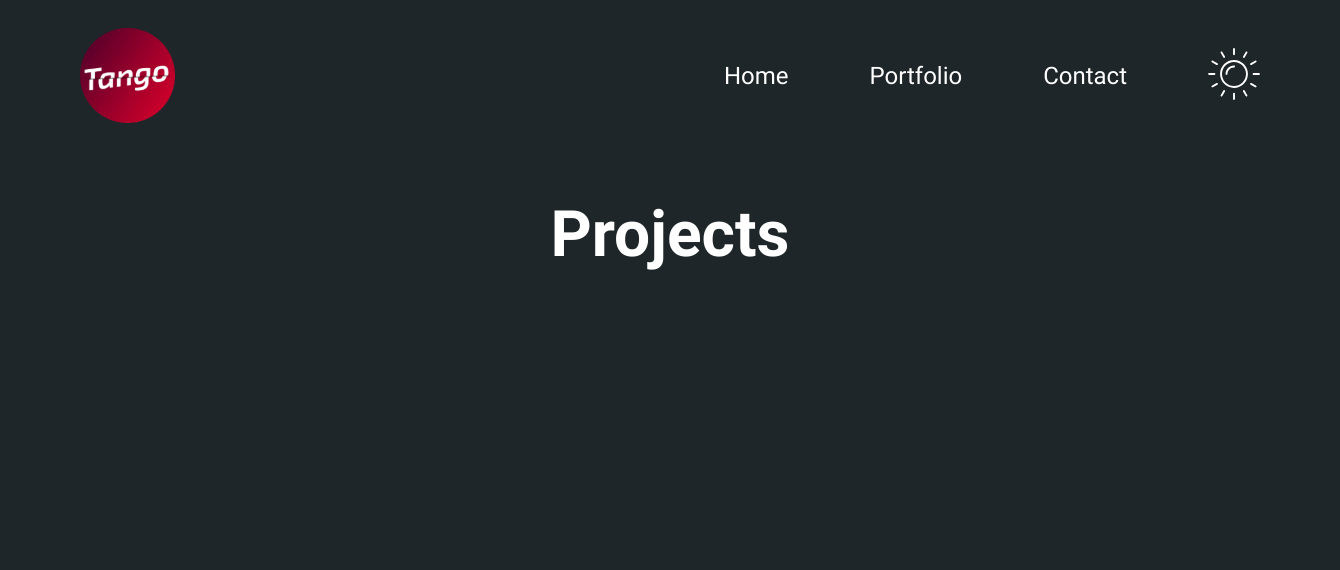
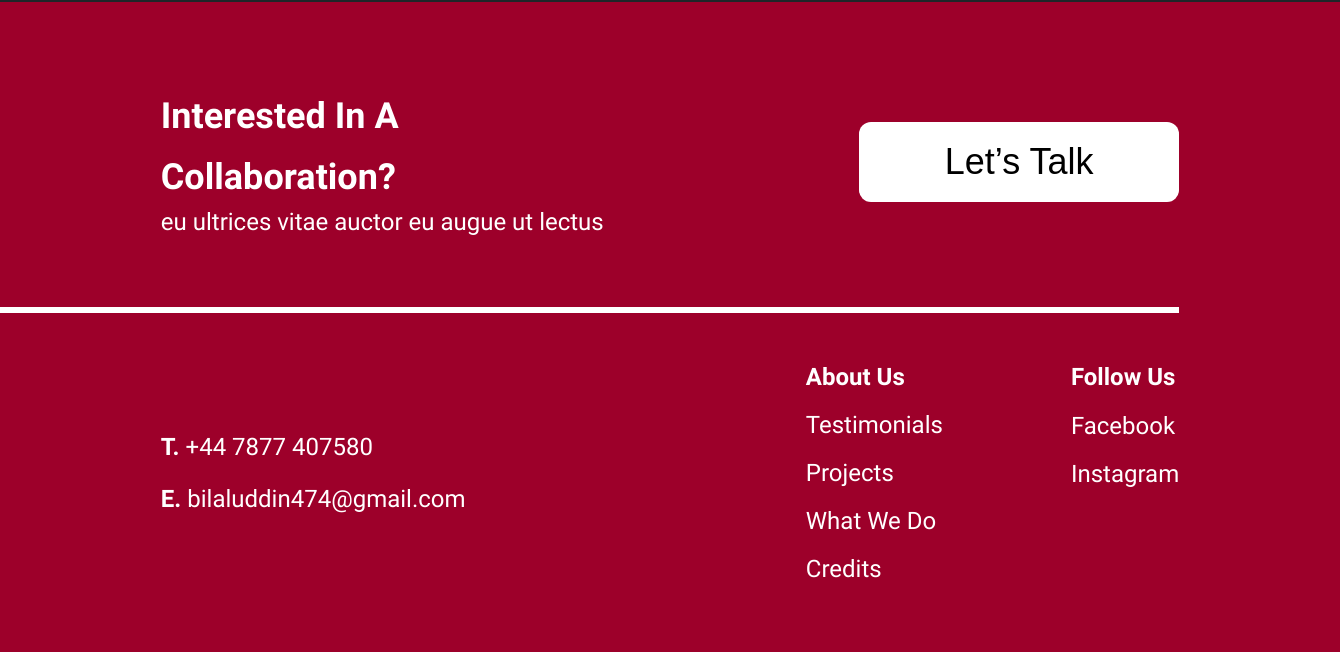
The app's page /project/, older data (2 pictures, top to bottom).
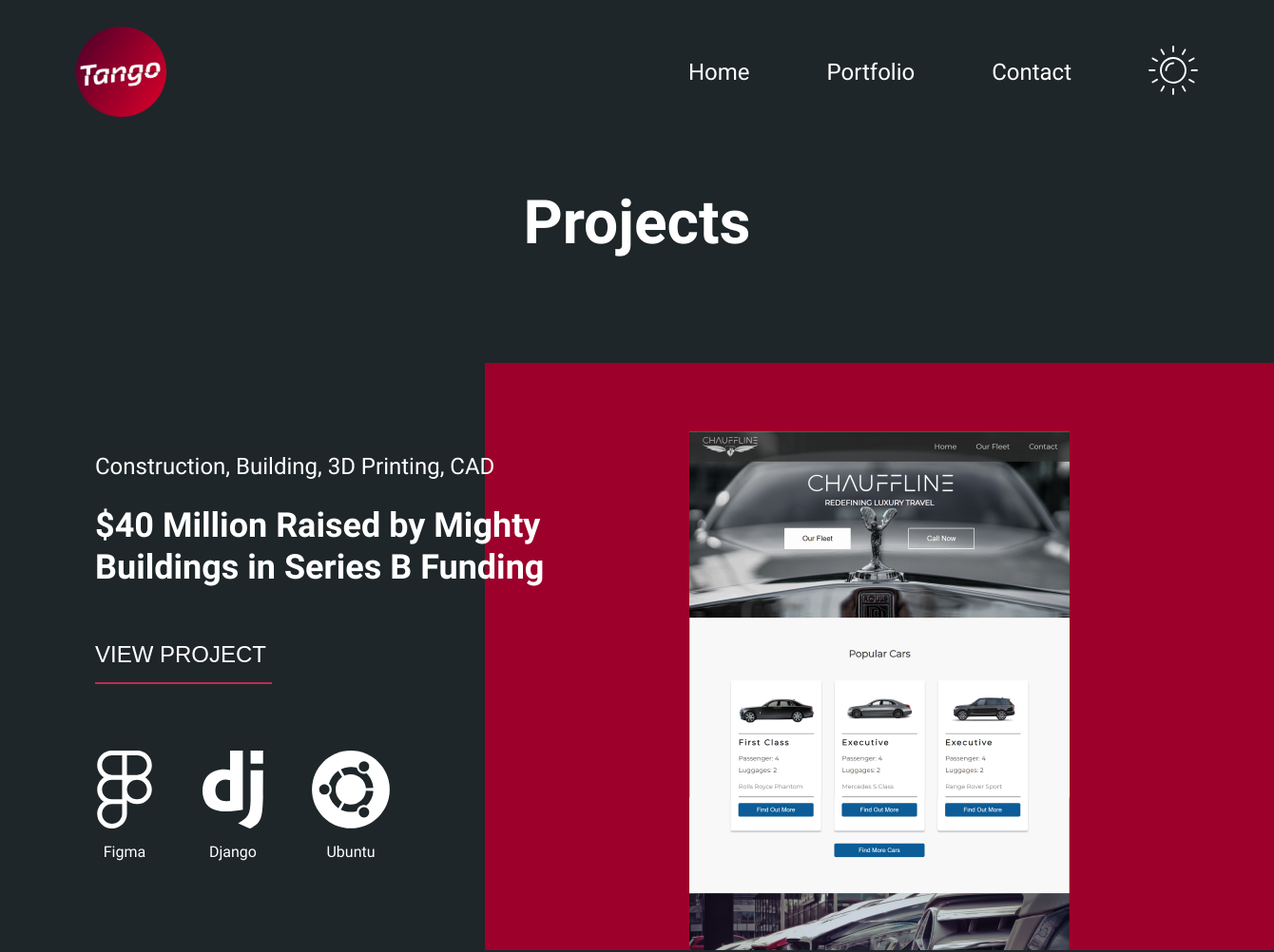
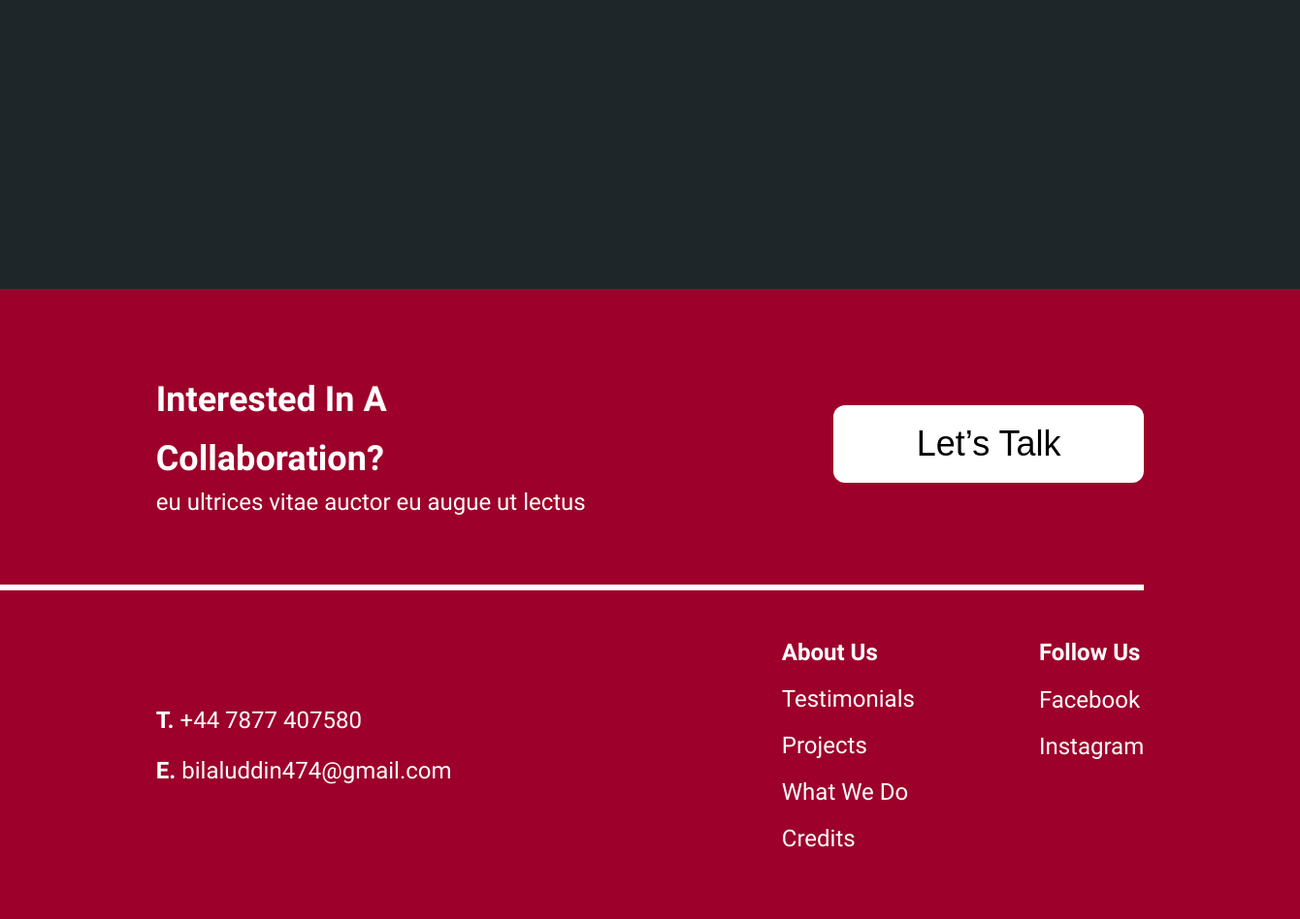
The same page, newer data (2 pictures, top to bottom).
### project/models.py (models this page shows, shortened)
class Project(models.Model):
    name = models.CharField(max_length=200)
    description = models.CharField(max_length=500)
    link = models.URLField()
    software1 = models.FileField(upload_to="software", blank=True, null=True)
    software2 = models.FileField(upload_to="software", blank=True, null=True)
    software3 = models.FileField(upload_to="software", blank=True, null=True)
    s1_name = models.CharField(max_length=300, blank=True, null=True)
    s2_name = models.CharField(max_length=300, blank=True, null=True)
    s3_name = models.CharField(max_length=300, blank=True, null=True)
    image = models.ImageField(upload_to="project_image")

### project/views.py (the view)
# urls.py: path("project/", include("project.urls")),
def project(request):
    projects = Project.objects.all()
    context = {
        "projects": projects
    }
    return render(request, "project/project.html", context)

### templates/project/project.html (shortened to what this page needs)
{% extends 'base.html' %}
{% load static %}
  {% block head %}
  <link rel="stylesheet" href="{% static 'project/project.css' %}">
  {% endblock %}
  {% block content %}
  <div class="container">
    <div class="s1">
      <h2 class="s1-title">Projects</h2>
      {% for project in projects %}
      <div class="project">
        <div class="p-left">
          <p class="project-type">{{ project.name }}</p>
          <h3 class="project-text">{{ project.description }}</h3>
          <a href="{{ project.link }}" target="__blank"><button class="project-btn">VIEW PROJECT</button></a>
          <div class="project-tools">
            <div class="pt">
              <img src="{{ project.software1.url }}" alt="Tool" class="pt-img">
              <p class="pt-name">{{ project.s1_name }}</p>
            </div>
            <div class="pt">
              <img src="{{ project.software2.url }}" alt="Tool" class="pt-img">
              <p class="pt-name">{{ project.s2_name }}</p>
            </div>
            <div class="pt">
              <img src="{{ project.software3.url }}" alt="Tool" class="pt-img">
              <p class="pt-name">{{ project.s3_name }}</p>
            </div>
          </div>
        </div>
        <img src="{{ project.image.url }}" alt="Project" class="p-right">
      </div>
      {% endfor %}
    </div>
  </div>
  {% endblock %}

### templates/base.html (shortened to what this page needs)
{% load static %}
<!DOCTYPE html>
<html lang="en">
<head>
  <link rel="stylesheet" href="{% static 'base/base.css' %}">
  {% block head %}{% endblock %}
</head>
<body>
  <div class="base-container">
    <nav>
      <div class="navigation">
        <img src="{% static 'base/imgs/logo.svg' %}" alt="Logo" class="logo">
        <ul>
          <a href="{% url 'index' %}"><li class="home">Home</li></a>
          <a href="{% url 'project' %}"><li class="portfolio">Portfolio</li></a>
          <a href="{% url 'contact' %}"><li class="contact">Contact</li></a>
          <li class="color-mode"><img src="{% static 'base/imgs/sun_goodware.svg' %}" alt="Sun" class="color-mode-btn"></li>
        </ul>
      </div>
    </nav>
  </div>
  {% block content %}{% endblock %}
  <div class="base-container">
    <footer>
      <div class="top-footer">
        <div class="top-left-footer">
          <h2 class="footer-title">Interested In A Collaboration?</h2>
          <p class="footer-text">
            eu ultrices vitae auctor eu augue ut lectus
          </p>
        </div>
        <a href="{% url 'contact' %}" class="footer-btn-link"><button class="footer-btn" style="cursor: pointer;">Let’s Talk</button></a>
      </div>
      <hr>
      <div class="bottom-footer">
        <div class="bottom-left-footer">
          <p class="f-telephone"><b>T.</b> +44 7877 407580</p>
          <p class="f-email"><b>E.</b> bilaluddin474@gmail.com</p>
        </div>
        <div class="bottom-right-footer">
          <div class="f-about">
            <h4>About Us</h4>
            <a href="{% url 'index' %}"><p>Testimonials</p></a>
            <a href="{% url 'project' %}"><p>Projects</p></a>
            <a href="{% url 'index' %}"><p>What We Do</p></a>
            <a href="{% url 'credits' %}"><p>Credits</p></a>
          </div>
          <div class="f-follow">
            <h4>Follow Us</h4>
            <a href="https://www.facebook.com/profile.php?id=100071337391234" target="__blank"><p>Facebook</p></a>
            <a href="https://www.instagram.com/tangoprotocol/" target="__blank"><p>Instagram</p></a>
          </div>
        </div>
      </div>
    </footer>
  </div>
</body>
</html>

### home/static/base/base.css (style rules this page uses)
* { margin: 0; padding: 0; box-sizing: border-box; }
body { font-family: "montserrat", serif; background: #1e2629; color: #fff; overflow-x: hidden; }
a { color: #fff; text-decoration: none; }
.navigation { width: 100%; height: 95px; margin-top: 28px; display: flex; justify-content: space-between; }
.navigation ul { list-style: none; display: flex; justify-content: space-between; align-items: center; width: 40%; margin-right: 80px; }
.logo { margin-left: 80px; }
.navigation ul a { font-weight: 500; font-size: 24px; color: #ffffff; }
footer { width: 100%; height: 650px; left: 0px; top: 5188px; background: #9d002a; }
.footer-title { width: 372px; font-family: Martel; font-weight: bold; font-size: 36px; line-height: 61px; color: #ffffff; }
.footer-text { width: 523px; font-size: 24px; line-height: 29px; color: #ffffff; }
.footer-btn { width: 320px; height: 80px; background: #ffffff; border-radius: 12px; font-size: 36px; border: none; color: #000000; }
footer hr { width: 88%; height: 0px; border: 3px solid #ffffff; background: #fff; margin-top: 70px; }
.bottom-footer p, .bottom-footer h4 { font-size: 24px; color: #ffffff; }
.top-footer { padding-top: 84px; display: flex; align-items: center; justify-content: space-between; }
.top-left-footer { margin-left: 12%; }
.footer-btn-link { margin-right: 12%; cursor: pointer; }
.bottom-footer { display: flex; justify-content: space-between; align-items: center; margin-top: 50px; }
.bottom-right-footer { display: flex; margin-right: 12%; }
.bottom-left-footer { margin-left: 12%; height: 80px; display: flex; flex-direction: column; justify-content: space-between; }
.f-about { margin-right: 128px; }
.f-about { height: 220px; display: flex; flex-direction: column; justify-content: space-between; }
.f-follow { height: 125px; display: flex; flex-direction: column; justify-content: space-between; }
footer { margin-top: 300px; }

### project/static/project/project.css (style rules this page uses)
.s1 { margin-top: 74px; }
.s1-title { width: 100%; text-align: center; font-family: Martel; font-weight: bold; font-size: 64px; text-align: center; color: #ffffff; }
.project-type { width: 500px; font-weight: 300; font-size: 24px; line-height: 29px; color: #ffffff; }
.project-text { width: 494px; font-weight: 600; font-size: 36px; line-height: 44px; color: #ffffff; margin-top: 25px; }
.project-btn { width: 186px; font-size: 24px; line-height: 29px; color: #ffffff; background: none; border: none; text-align: left; border-bottom: solid 2px #bf2c53; cursor: pointer; padding-bottom: 15px; margin-top: 55px; }
.project-tools { display: flex; width: 310px; justify-content: space-between; margin-top: 70px; }
.project { width: 100%; display: flex; justify-content: space-between; align-items: center; margin-top: 110px; }
.p-left { position: relative; left: 100px; }
.pt { display: flex; flex-direction: column; align-items: center; }
.pt-name { margin-top: 15px; }
.p-right { width: 830px; object-fit: cover; }

Row changes from the older to the newer data that the page shows:
added Project: name "Construction, Building, 3D Printing, CAD", description "$40 Million Raised by Mighty Buildings in Series B Funding", software1 (picture), s1_name "Figma", software2 (picture), s2_name "Django", software3 (picture), s3_name "Ubuntu", image (picture)
